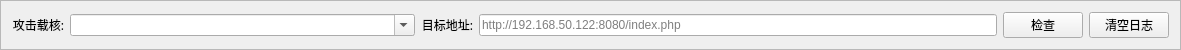
     <widget class="QFrame" name="mainFrame_4">
      <property name="geometry">
       <rect>
        <x>10</x>
        <y>7</y>
        <width>1181</width>
        <height>48</height>
       </rect>
      </property>
      <property name="frameShape">
       <enum>QFrame::StyledPanel</enum>
      </property>
      <property name="frameShadow">
       <enum>QFrame::Raised</enum>
      </property>
      <layout class="QGridLayout" name="_4">
       <item row="0" column="3" colspan="2">
        <widget class="QLineEdit" name="targetlineEdit_4">
         <property name="sizePolicy">
          <sizepolicy hsizetype="Expanding" vsizetype="Fixed">
           <horstretch>3</horstretch>
           <verstretch>0</verstretch>
          </sizepolicy>
         </property>
         <property name="placeholderText">
          <string>http://192.168.50.122:8080/index.php</string>
         </property>
        </widget>
       </item>
       <item row="0" column="1">
        <widget class="QComboBox" name="payloadCombo_4">
         <property name="sizePolicy">
          <sizepolicy hsizetype="Expanding" vsizetype="Fixed">
           <horstretch>4</horstretch>
           <verstretch>0</verstretch>
          </sizepolicy>
         </property>
         <property name="toolTip">
          <string>Specify your name</string>
         </property>
         <property name="editable">
          <bool>true</bool>
         </property>
        </widget>
       </item>
       <item row="0" column="6">
        <widget class="QPushButton" name="emptyButton_4">
         <property name="font">
          <font>
           <family>Kaiti SC</family>
          </font>
         </property>
         <property name="text">
          <string>清空日志</string>
         </property>
        </widget>
       </item>
       <item row="0" column="0">
        <widget class="QLabel" name="payloadLabel_4">
         <property name="font">
          <font>
           <family>Kaiti SC</family>
          </font>
         </property>
         <property name="text">
          <string>攻击载核:</string>
         </property>
         <property name="alignment">
          <set>Qt::AlignRight|Qt::AlignTrailing|Qt::AlignVCenter</set>
         </property>
        </widget>
       </item>
       <item row="0" column="5">
        <widget class="QPushButton" name="CheckButton_4">
         <property name="sizePolicy">
          <sizepolicy hsizetype="Expanding" vsizetype="Fixed">
           <horstretch>0</horstretch>
           <verstretch>0</verstretch>
          </sizepolicy>
         </property>
         <property name="font">
          <font>
           <family>Kaiti SC</family>
          </font>
         </property>
         <property name="text">
          <string>检查</string>
         </property>
        </widget>
       </item>
       <item row="0" column="2">
        <widget class="QLabel" name="targetLabel_4">
         <property name="font">
          <font>
           <family>Kaiti SC</family>
          </font>
         </property>
         <property name="text">
          <string>目标地址:</string>
         </property>
         <property name="alignment">
          <set>Qt::AlignRight|Qt::AlignTrailing|Qt::AlignVCenter</set>
         </property>
         <property name="buddy">
          <cstring>payloadCombo</cstring>
         </property>
        </widget>
       </item>
      </layout>
     </widget>
